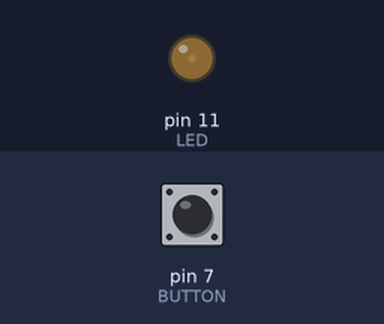
The sketch below on a simulated Arduino Uno, built with avr-gcc and run on an emulated ATmega328P. Shown: output pins drawn as LEDs (lit = HIGH). Inputs (shaded band) come from the test bench; at power-on: pin 7 (BUTTON) HIGH.

Above: at 1.2 s.
1.3 s: pin 7 (BUTTON) pulled LOW for 3.2 s
At 6.27 s:
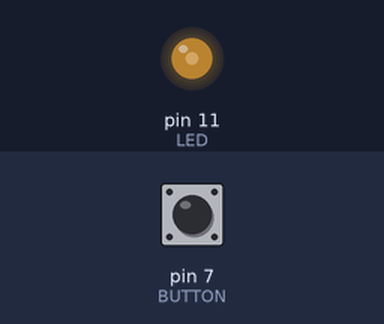
7.5 s: pin 7 (BUTTON) pulled LOW for 0.15 s
At 7.5 s:
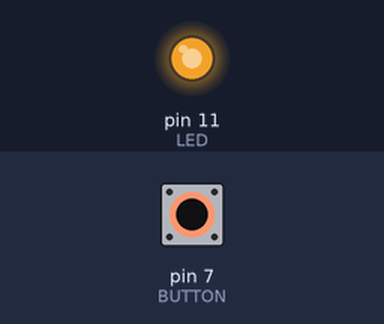
10.6 s: pin 7 (BUTTON) pulled LOW for 1 s
At 15.17 s:
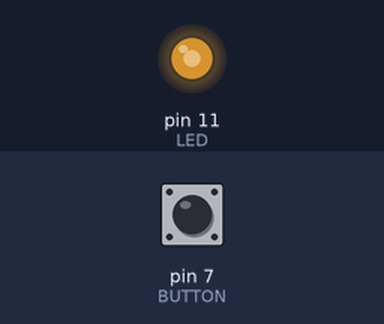
Timing chart, 0 to 20.6 s (numbered marks = the images above; inputs shaded):
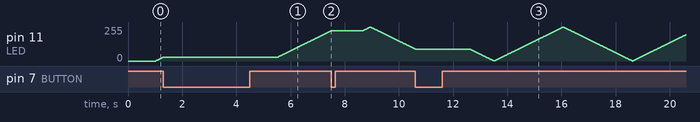

The sketch:

myLamp.ino
```cpp
// myLamp.ino
const int LED = 11;
const int BUTTON = 7;
int bright = 0;
int pushTime = 0;
int state = 0;
int old_state = 0;
boolean isBright = false;
boolean iterater = true;
unsigned long startTime = 0;

void setup(){
  pinMode(LED, OUTPUT);
  pinMode(BUTTON, INPUT);
}

boolean isPush(){
  return digitalRead(BUTTON) == HIGH;
}

void brightness(){
  while(isPush()){
    if(bright == 0){
      iterater = true;
    }else if(bright == 255){
      iterater = false;
    }
    analogWrite(LED, bright);
    delay(10);
    if(iterater){
      bright++;
    }else{
      bright--;
    }
  }
}

void light(){
  if(isBright){
    digitalWrite(LED, LOW);
    isBright = false;
    bright = 0;
  }else{
    digitalWrite(LED, HIGH);
    bright = 255;
    isBright = true;
  }
  delay(5);
}

void pushCounter(){
  if(isPush()){
    pushTime +=1;
    delay(10);
  }else{
    pushTime = 0;
    delay(10);
  }
}

void loop(){
  state = digitalRead(BUTTON);
  pushCounter();
  if(pushTime > 100){
    brightness();
    state = LOW;
    isBright = true;
  }else if(state == LOW && old_state == HIGH){
    light();
  }
  old_state = state;
}
```
